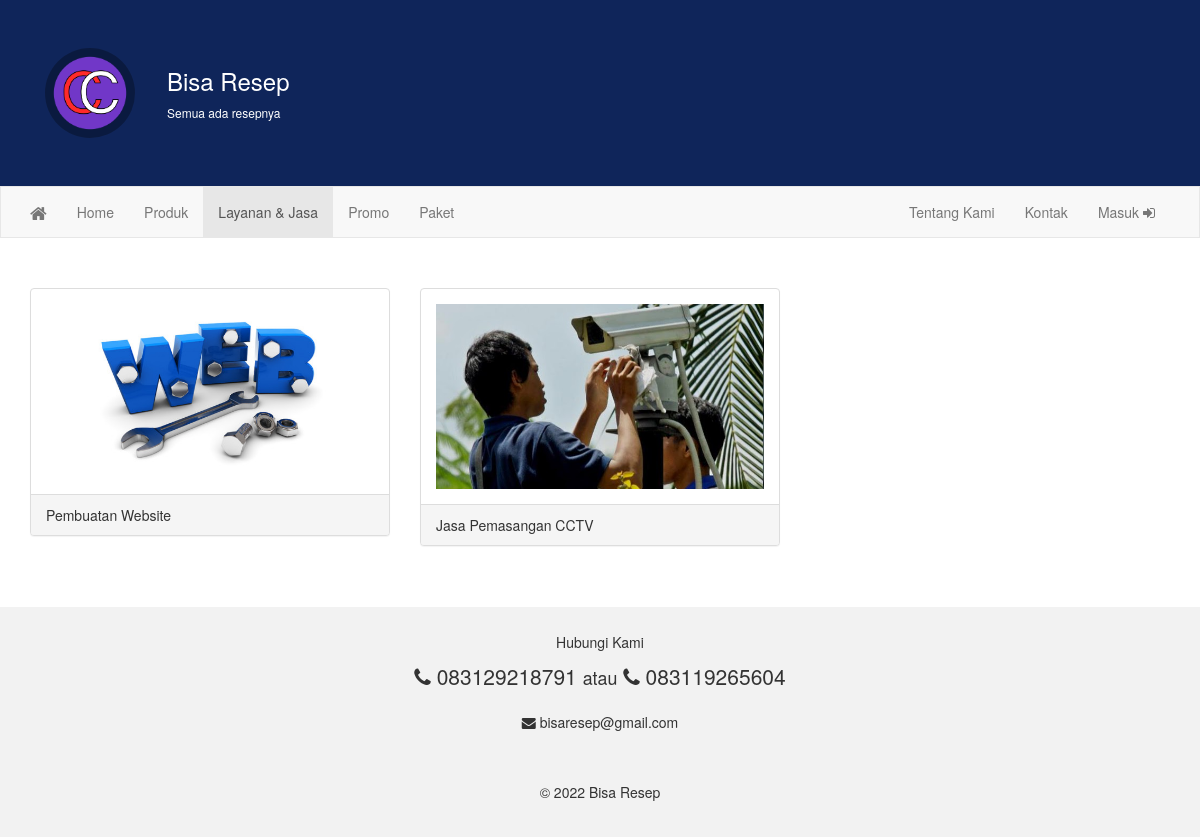
The app's page /index.php/welcome/jasa with its own data.
### tables this page shows
CREATE TABLE IF NOT EXISTS `setting` (
  `id` int(11) NOT NULL,
  `judul` varchar(45) NOT NULL,
  `tagline` varchar(128) NOT NULL,
  `telepon1` varchar(45) NOT NULL,
  `telepon2` varchar(45) NOT NULL,
  `email` varchar(64) NOT NULL,
  `alamat` varchar(128) NOT NULL,
  `peta` text NOT NULL,
  `tentang` text NOT NULL
);

CREATE TABLE IF NOT EXISTS `produk` (
  `id` varchar(16) NOT NULL,
  `nama` varchar(64) NOT NULL,
  `jenis` varchar(64) NOT NULL,
  `keterangan` text NOT NULL,
  `harga` varchar(16) NOT NULL,
  `foto` varchar(32) DEFAULT NULL,
  `tanggal` timestamp NOT NULL DEFAULT CURRENT_TIMESTAMP
);

### application/controllers/Welcome.php (called while the page is built, shortened)
<?php
class Welcome extends CI_Controller {
	 function __construct(){
		 $this->load->model(array('produk_model', 'pengaturan_model'));
	 }
	function jasa(){
		$data['page'] = 'jasa';
		$data['web'] = $this->pengaturan_model->get(1);
		$this->load->library('pagination');
		$config['base_url'] = site_url("welcome/jasa/");
		$config['total_rows'] = count($this->produk_model->get_by_jenis("jasa"));
		$config['per_page'] = 9;
		$config["uri_segment"] = 3;
		$choice = $config["total_rows"] / $config["per_page"];
		$config["num_links"] = floor($choice);
		$config['full_tag_open'] = '<ul class="pagination">';
		$config['full_tag_close'] = '</ul>';
		$config['first_link'] = false;
		$config['last_link'] = false;
		$config['first_tag_open'] = '<li>';
		$config['first_tag_close'] = '</li>';
		$config['prev_link'] = '&laquo';
		$config['prev_tag_open'] = '<li class="prev">';
		$config['prev_tag_close'] = '</li>';
		$config['next_link'] = '&raquo';
		$config['next_tag_open'] = '<li>';
		$config['next_tag_close'] = '</li>';
		$config['last_tag_open'] = '<li>';
		$config['last_tag_close'] = '</li>';
		$config['cur_tag_open'] = '<li class="active"><a href="#!">';
		$config['cur_tag_close'] = '</a></li>';
		$config['num_tag_open'] = '<li>';
		$config['num_tag_close'] = '</li>';
		$this->pagination->initialize($config);
		$data['halaman'] = $this->pagination->create_links();
		$dari_offset = ($this->uri->segment(3))? $this->uri->segment(3) : 0;
		$data['produk'] = $this->produk_model->get_by_jenis_pagination("jasa", $config['per_page'], $dari_offset);
		$this->load->view('depan/header', $data);
		$this->load->view('depan/navbar',  $data);
		$this->load->view('depan/content');
		$this->load->view('depan/footer');
	}
}

### index.php (called while the page is built, shortened)
<?php
require_once BASEPATH.'core/CodeIgniter.php';

### application/models/Pengaturan_model.php (called while the page is built, shortened)
<?php
class Pengaturan_model extends CI_Model {
	private $tabel = 'setting';
	function get($id = null){
		$query = $this->db->get_where($this->tabel, array('id'=>$id));
		return $query->row();
	}
}

### application/config/config.php (called while the page is built, shortened)
<?php
$config['base_url'] = 'http://localhost/citrakomputer';
$config['index_page'] = 'index.php';
$config['uri_protocol']	= 'REQUEST_URI';
$config['url_suffix'] = '';
$config['language']	= 'english';
$config['charset'] = 'UTF-8';
$config['enable_hooks'] = FALSE;
$config['subclass_prefix'] = 'MY_';
$config['composer_autoload'] = FALSE;
$config['permitted_uri_chars'] = 'a-z 0-9~%.:_\-';
$config['allow_get_array'] = TRUE;
$config['enable_query_strings'] = FALSE;
$config['controller_trigger'] = 'c';
$config['function_trigger'] = 'm';
$config['directory_trigger'] = 'd';
$config['log_threshold'] = 0;
$config['log_path'] = '';
$config['log_file_extension'] = '';
$config['log_file_permissions'] = 0644;
$config['log_date_format'] = 'Y-m-d H:i:s';
$config['error_views_path'] = '';
$config['cache_path'] = '';
$config['cache_query_string'] = FALSE;
$config['encryption_key'] = '';
$config['sess_driver'] = 'files';
$config['sess_cookie_name'] = 'ci_session';
$config['sess_expiration'] = 7200;
$config['sess_save_path'] = NULL;
$config['sess_match_ip'] = FALSE;
$config['sess_time_to_update'] = 300;
$config['sess_regenerate_destroy'] = FALSE;
$config['cookie_prefix']	= '';
$config['cookie_domain']	= '';
$config['cookie_path']		= '/';
$config['cookie_secure']	= FALSE;
$config['cookie_httponly'] 	= FALSE;
$config['standardize_newlines'] = FALSE;
$config['global_xss_filtering'] = FALSE;
$config['csrf_protection'] = FALSE;
$config['csrf_token_name'] = 'csrf_test_name';
$config['csrf_cookie_name'] = 'csrf_cookie_name';
$config['csrf_expire'] = 7200;
$config['csrf_regenerate'] = TRUE;
$config['csrf_exclude_uris'] = array();
$config['compress_output'] = FALSE;
$config['time_reference'] = 'local';
$config['rewrite_short_tags'] = FALSE;
$config['proxy_ips'] = '';

### application/models/Produk_model.php (called while the page is built, shortened)
<?php
class Produk_model extends CI_Model{
    function get_by_jenis($jenis){
		$this->db->order_by('tanggal DESC');
        return $this->db->get_where('produk', array( 'jenis'=> $jenis ))->result();
    }
	function get_by_jenis_pagination($jenis, $limit, $offset){
		$this->db->order_by('tanggal DESC');
        return $this->db->get_where('produk', array( 'jenis'=> $jenis ), $limit, $offset)->result();
    }
}

### application/views/depan/jasa.php (the view, shortened to what this page needs)
<div class="container">
  <div class="row">
	<?php if(count($produk) > 0): ?>
	<?php foreach($produk as $jasa){ ?>
    <div class="col-sm-4">
      <div class="panel panel-default">
        <div class="panel-body"><img src="<?php echo base_url('assets/tjc/img/produk/'.$jasa->foto) ?>" class="img-responsive" style="width:100%" alt="Image" onclick="detail({
			'id': '<?php echo $jasa->id ?>',
			'nama': '<?php echo $jasa->nama ?>',
			'harga': '<?php echo $jasa->harga ?>',
			'jenis': '<?php echo $jasa->jenis ?>',
			'keterangan': '<?php
				echo $jasa->keterangan ?>',
			'foto': '<?php echo base_url('assets/tjc/img/produk/'.$jasa->foto) ?>'
		  })"></div>
        <div class="panel-footer"><?php echo $jasa->nama ?></div>
      </div>
    </div>
	<?php } ?>
	<?php endif; ?>
  </div>
</div>
<div class="container">
	<div class="col-sm-12">
	</div>
</div>

### application/views/depan/navbar.php (shortened to what this page needs)
<div class="jumbotron">
  <div class="container">
	<div class="col-md-6 judul">
		<a href="<?php echo site_url() ?>">
		<img src="<?php echo base_url('assets/tjc/img/logo-tangsi.png') ?>" class="pull-left" style="display:inline; max-width:90px; background: rgba(0,0,0,0.3); border-radius:50%;margin-right:32px"/>
		<h3><?php echo $web->judul ?></h3>
		<p style="font-size:12px"><?php echo $web->tagline ?></p>
		</a>
	</div>
  </div>
</div>
<nav class="navbar navbar-default">
  <div class="container-fluid container">
    <div class="navbar-header">
      <a class="navbar-brand" href="<?php echo site_url() ?>"><i class="fa fa-home"></i></a>
    </div>
    <div class="collapse navbar-collapse" id="myNavbar">
      <ul class="nav navbar-nav">
        <li class="<?php echo ($page == 'home') ?'active':'' ?>"><a href="<?php echo site_url() ?>">Home</a></li>
        <li class="<?php echo ($page == 'produk') ?'active':'' ?>"><a href="<?php echo site_url('produk') ?>">Produk</a></li>
        <li class="<?php echo ($page == 'jasa') ?'active':'' ?>"><a href="<?php echo site_url('jasa') ?>">Layanan &amp; Jasa</a></li>
        <li class="<?php echo ($page == 'promo') ?'active':'' ?>"><a href="<?php echo site_url('promo') ?>">Promo</a></li>
        <li class="<?php echo ($page == 'paket') ?'active':'' ?>"><a href="<?php echo site_url('paket') ?>">Paket</a></li>
      </ul>
      <ul class="nav navbar-nav navbar-right">
        <li class="<?php echo ($page == 'tentang') ?'active':'' ?>"><a href="<?php echo site_url('tentang') ?>">Tentang Kami</a></li>
        <li class="<?php echo ($page == 'kontak') ?'active':'' ?>"><a href="<?php echo site_url('kontak') ?>">Kontak</a></li>
        <li><a href="<?php echo site_url('admin') ?>">Masuk <i class="fa fa-sign-in"></i></a></li>
      </ul>
    </div>
  </div>
</nav>

### application/views/depan/content.php
<?php $this->load->view("depan/".$page) ?>
<br><br>
<footer class="container-fluid text-center">
  <p>Hubungi Kami</p>
  <p class="lead"><tel><i class="fa fa-phone"></i>  <?php echo $web->telepon1 ?></tel> <small>atau</small> <tel><i class="fa fa-phone"></i>  <?php echo $web->telepon2 ?></tel></p>
  <tel><i class="fa fa-envelope" aria-hidden="true"></i>  <?php echo $web->email ?></tel>
</footer>

### application/views/depan/footer.php (shortened to what this page needs)
	<footer>
        <p class="text-center">&copy; <?php echo Date('Y') ?>  <?php echo $web->judul ?></p>
    </footer>
  </body>
</html>

### application/views/depan/header.php (style rules this page uses)
.navbar { margin-bottom: 50px; border-radius: 0; }
.jumbotron { margin-bottom: 0; background: #0f255a; color: white; }
.judul > a { color: white; text-decoration: none; }
footer { background-color: #f2f2f2; padding: 25px; }

### records on screen
setting: judul "Bisa Resep", tagline "Semua ada resepnya", telepon1 "083129218791", telepon2 "083119265604", email "bisaresep@gmail.com"
produk: foto+id (picture), nama "Pembuatan Website"
produk: foto+id (picture), nama "Jasa Pemasangan CCTV"

### other values on screen
Date('Y') "2022"
